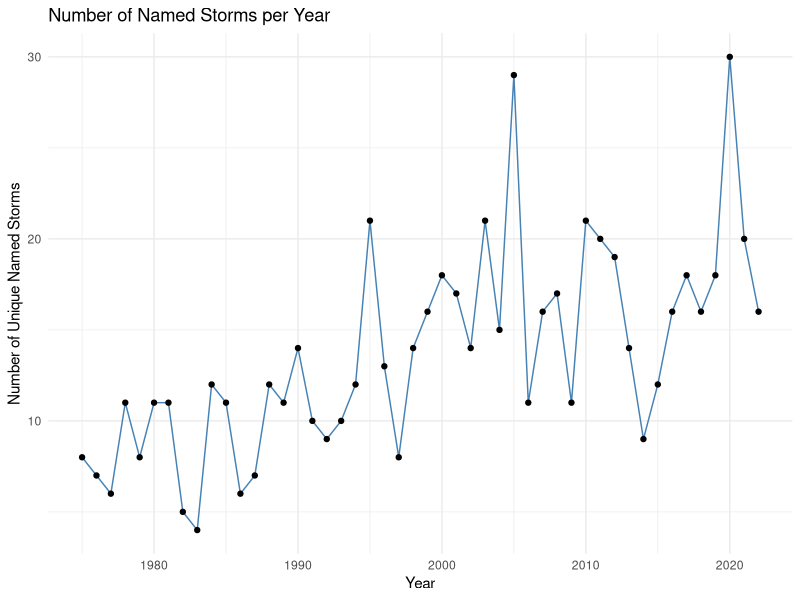
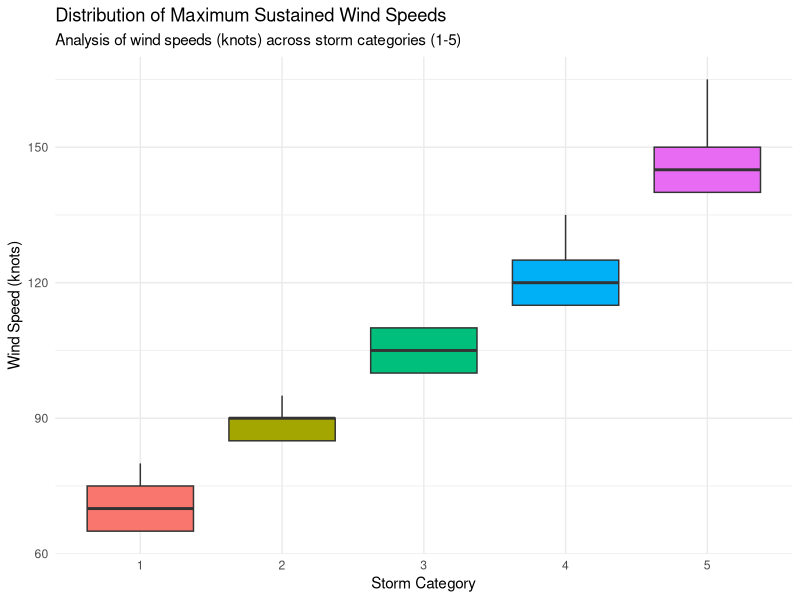

The R source for these figures, in order:
## ---- chunk 1
#| label: setup
#| message: false
suppressPackageStartupMessages(library(tidyverse))
## ---- chunk 2
#| label: named-storms-per-year
storms %>%
  group_by(year) %>%
  summarise(n_storms = n_distinct(name), .groups = "drop") %>%
  ggplot(aes(x = year, y = n_storms)) +
  geom_line(color = "steelblue") +
  geom_point() +
  labs(
    title = "Number of Named Storms per Year",
    x = "Year",
    y = "Number of Unique Named Storms"
  ) +
  theme_minimal()
## ---- chunk 3
#| label: wind-speed-by-category
storms %>%
  filter(!is.na(category)) %>%
  mutate(category = as.factor(category)) %>%
  ggplot(aes(x = category, y = wind, fill = category)) +
  geom_boxplot(show.legend = FALSE) +
  labs(
    title = "Distribution of Maximum Sustained Wind Speeds",
    subtitle = "Analysis of wind speeds (knots) across storm categories (1-5)",
    x = "Storm Category",
    y = "Wind Speed (knots)"
  ) +
  theme_minimal()
